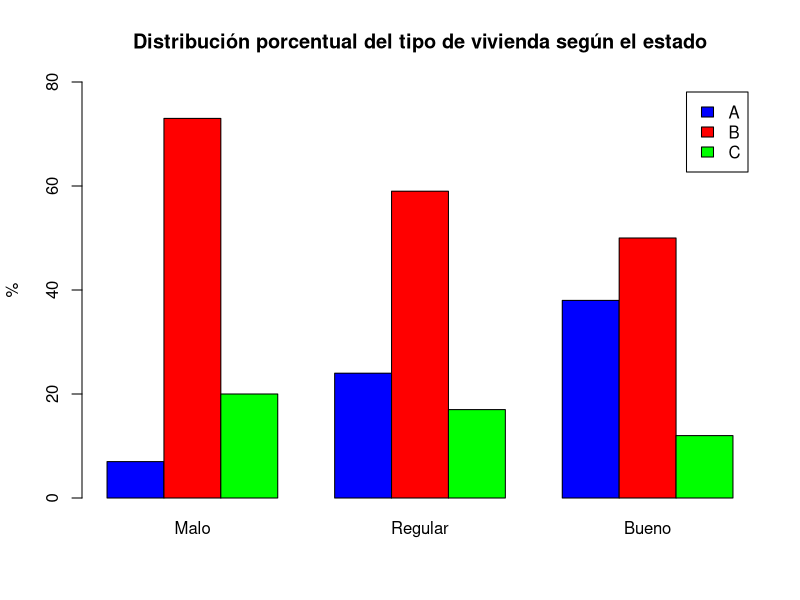
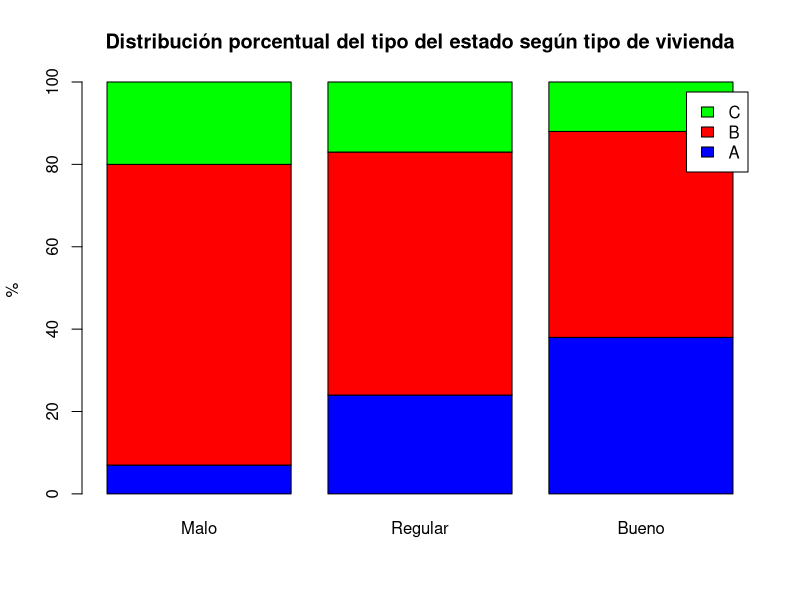
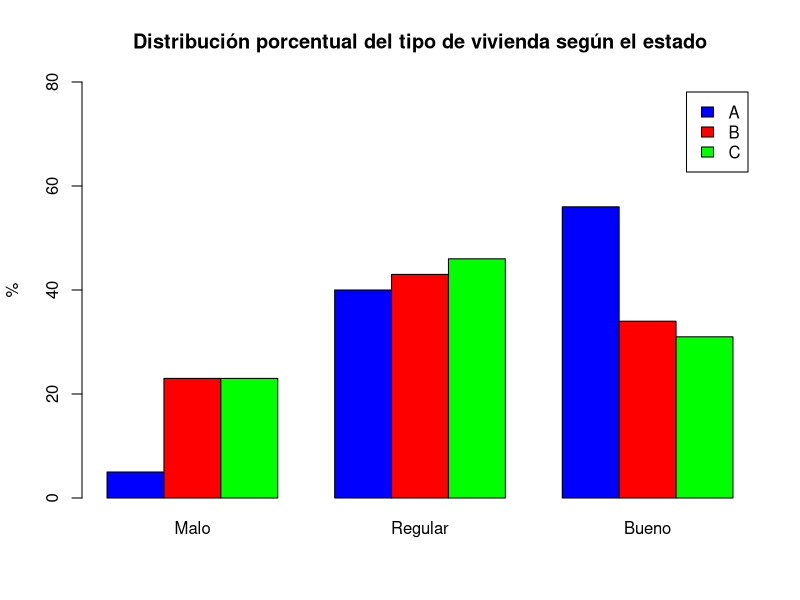
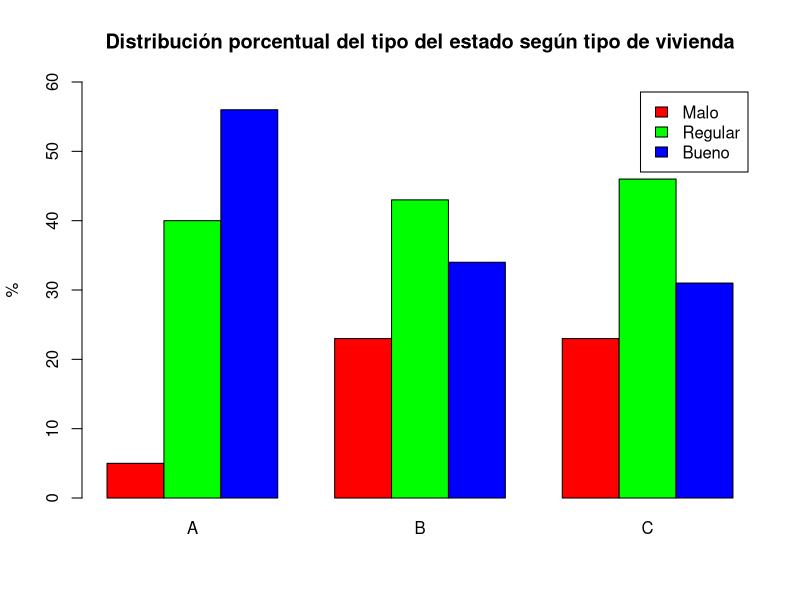
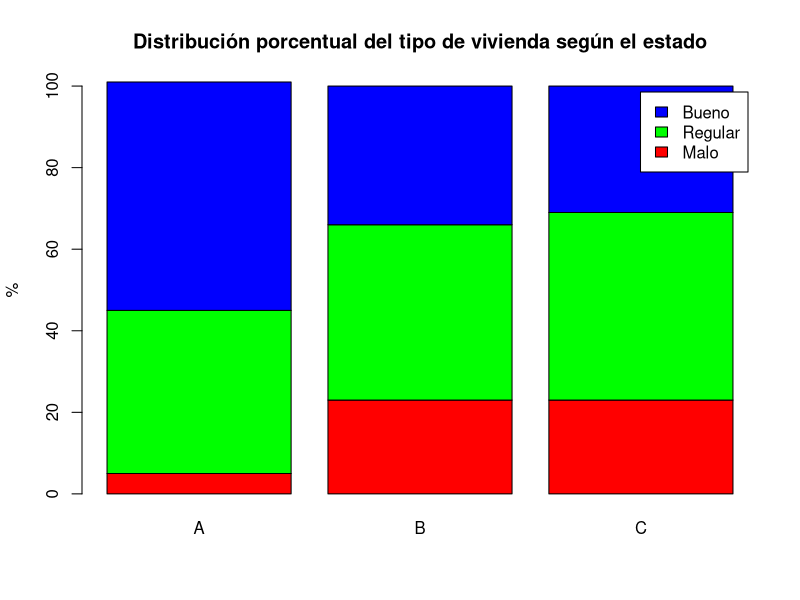

Generate these figures, in order, with R: (Note: this script raises an error after producing the figures.)
##############  PAQUETES  ############## 
#install.packages("readxl") #para leer archivos excel
#install.packages("psych") 
#install.packages("ggplot2") 
install.packages("openxlsx") #para exportar a excel
#install.packages("gridExtra")



#setwd("C:/Users/caroh/Documents/RStudio/Clases/Clase 4") #Definición de directorio de trabajo
setwd("d:/dev/Estadistica")
######## DOS VARIABLES CATEGÓRICAS ########

#### Crear data frame ####

datos <- matrix(c(2,22,6,17,41,12,24,32,8),3,3)
colnames(datos)=c("Malo","Regular","Bueno")
rownames(datos)=c("A","B","C")

base1 <- as.data.frame(datos)
attach(base1)

#### Distribucion porcentual del Tipo y Estado(Malo, Regular, Bueno) ####
tabla <- as.table(datos)
t1 <- round(prop.table(tabla)*100,0)
addmargins(t1)

#### Distribucion porcentual del Tipo, según Estado(Malo, Regular, Bueno) ####
t2 <- round(prop.table(tabla, margin = 2)*100,0) #número 2,  con respecto a las columanas
addmargins(t2,1) 

#### Distribucion porcentual del Estado(Malo, Regular, Bueno), según Tipo ####
t3 <- round(prop.table(tabla,1)*100,0)   #número 1, con respecto a las filas
addmargins(t3,2)  



#### GRÁFICOS #### 
barplot(t2,
        col=c("blue","red","green"), 
        main="Distribución porcentual del tipo de vivienda según el estado", 
        ylab="%",
        legend.text=rownames(t2),
        beside=TRUE,
        ylim=c(0,80))

barplot(t2,
        col=c("blue","red","green"), 
        main="Distribución porcentual del tipo del estado según tipo de vivienda", 
        ylab="%",
        legend.text=rownames(t2))


#ojo!!! el gráfico que queremos llegar (el de la presentacion) no es igual
barplot(t3,
        col=c("blue","red","green"), 
        main="Distribución porcentual del tipo de vivienda según el estado", 
        ylab="%",
        legend.text=rownames(t2),
        beside=TRUE,
        ylim=c(0,80))

t4 <- t(as.matrix(t3)) #para invertir los ejes al graficar
barplot(t4,
        col=rainbow(3), 
        main="Distribución porcentual del tipo del estado según tipo de vivienda", 
        ylab="%",
        legend.text=rownames(t4),
        beside=TRUE,
        ylim=c(0,60))

barplot(t4,
        col=rainbow(3), 
        main="Distribución porcentual del tipo de vivienda según el estado", 
        ylab="%",
        legend.text=rownames(t4))


######## DOS VARIABLES CONTINUAS ########
base2 <- readxl::read_excel("Base_ejemplo__Bivariada.xlsx", sheet = "parte2") 
attach(base2) 

#Edad
mean(Edad)  # media
sd(Edad)    # desviación estándar
sd(Edad)/mean(Edad)  # coeficiente de variación

#Colesterol
mean(Colesterol)  # media
sd(Colesterol)    # desviación estándar
sd(Colesterol)/mean(Colesterol)  # coeficiente de variación

library(psych)
psych::describeBy(Edad) 
psych::describeBy(Colesterol) 


######## UNA VARIABLE CONTINUA Y UNA CATEGÓRICA ########
hombres <- c(72,69,98,66,85,76,79,80,77) #vector con 9 elementos
mujeres <- c(81,67,90,78,81,80,76) #vector con 7 elementos

resultado_hombre <- summary(hombres) 
resultado_mujeres <- summary(mujeres) 

#un recordatorio para guardar tablas
write.xlsx(resultado_hombre, "Resultado.xlsx",sheetName = "Hombres") #en xlsx
write.xlsx(resultado_mujeres, "Resultado.xlsx",sheetName = "Mujeres") #en xlsx

#GRÁFICOS
grupos <- rep(c("Hombres", "Mujeres"), c(9, 7)) #rep(): repite elementos
datos2 <- data.frame(grupos, c(hombres, mujeres))
colnames(datos2) <- c("sexo", "valor")
attach(datos2)
boxplot(valor~sexo)

library(ggplot2) 
ggplot(datos2, aes(x = valor, color = sexo, fill = sexo)) + 
  geom_density(alpha=0.7)   # gráfico de densidades; alpha, transparencia


#grafico de puntos
x1<-seq(1,9,1)
x2<-seq(1,7,1)
p1<-plot(x1,hombres)
p2<-plot(x2,mujeres)

par(mfrow=c(1,2))
p1<-plot(x1,hombres)
p2<-plot(x2,mujeres)

corrp

sd()
